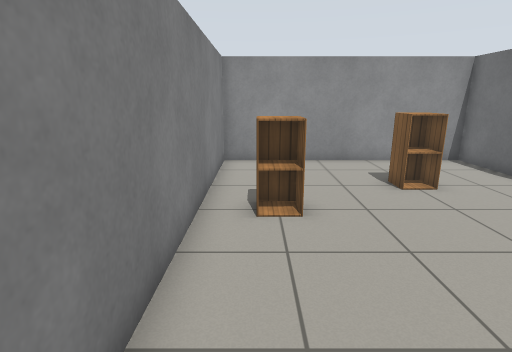
View 1 (above)

15 first-person views from a walk through a world built for the Gazebo simulator. The camera is 1.2 m above the floor, tilts 14° down and sees 80° across. The floor is counted in squares, 0.5 m on a side. Each view is taken from the middle of a square. On the plan, view 1 faces up. The plan holds only what a view shows up to about 19 squares ahead; the rest is blank. The robots in the file are not drawn. Gazebo's built-in surfaces are drawn with simple patterns.

View 2
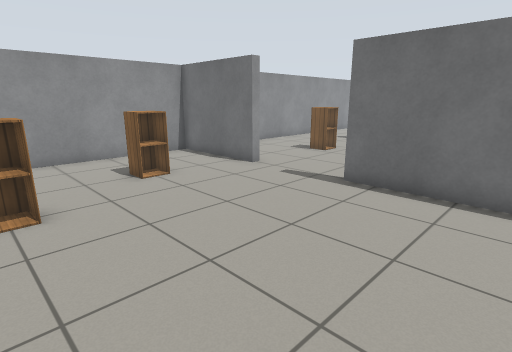

View 3
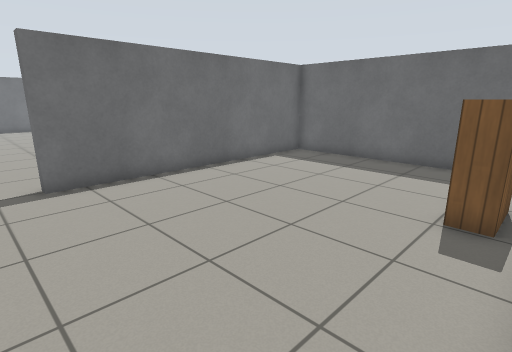

View 4
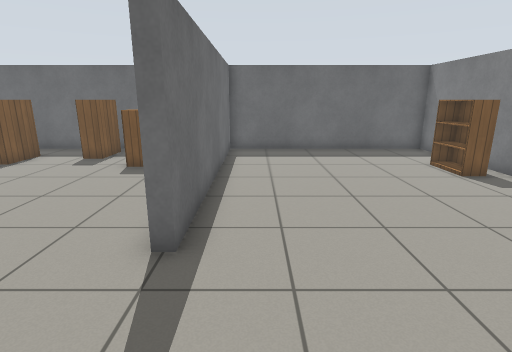

View 5
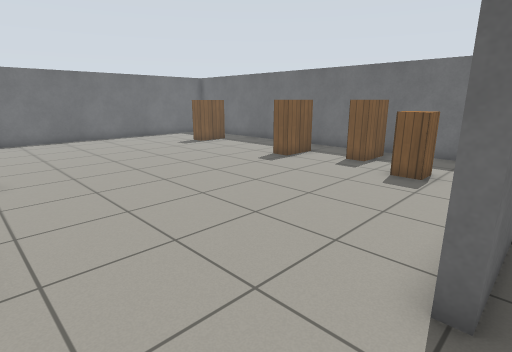

View 6
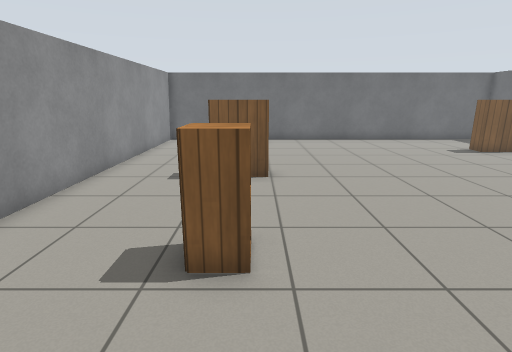

View 7
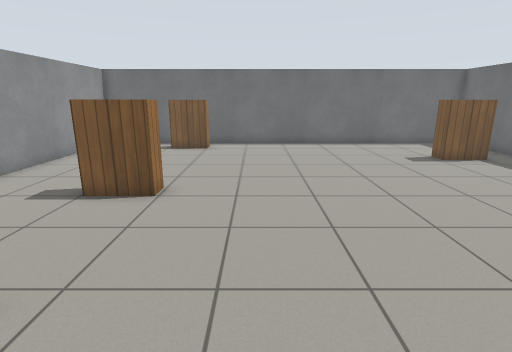

View 8
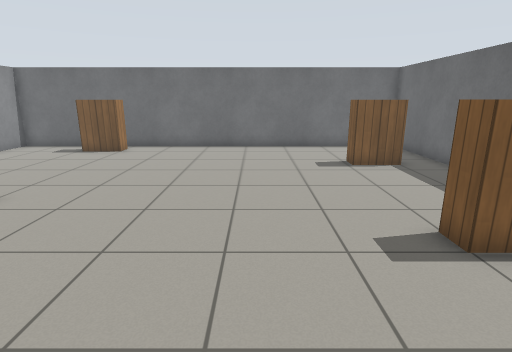

View 9
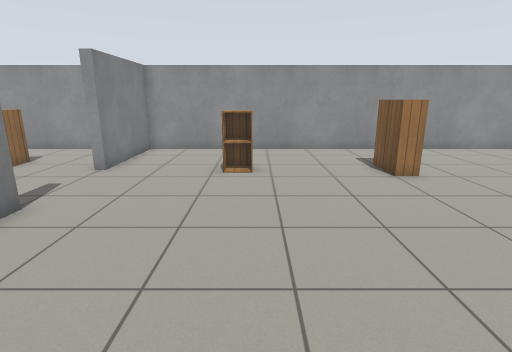

View 10
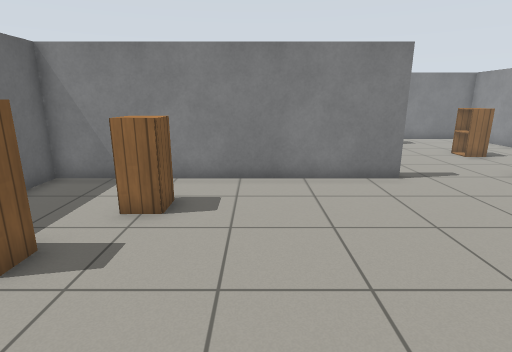

View 11
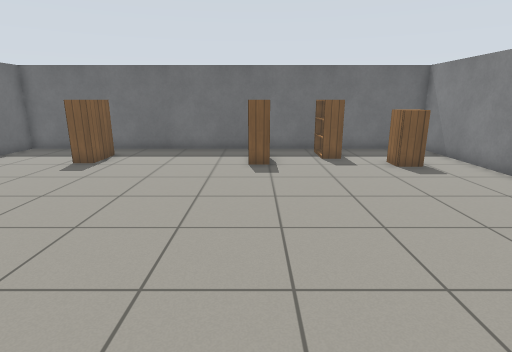

View 12
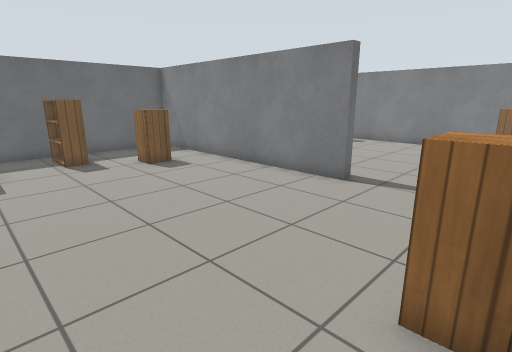

View 13
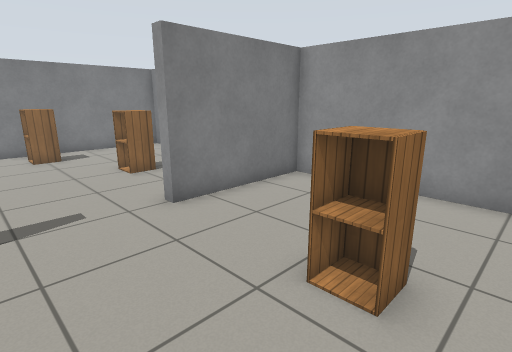

View 14
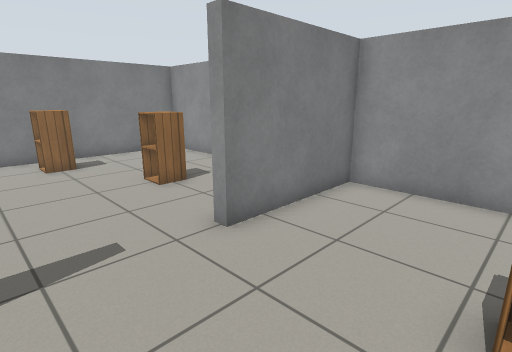

View 15
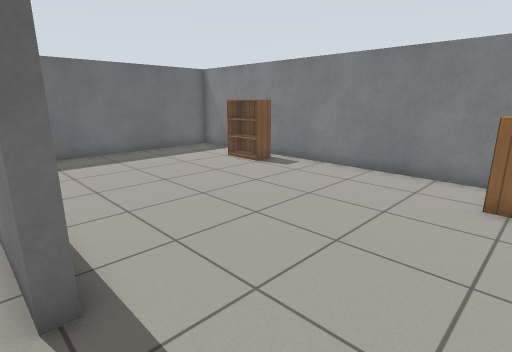

### Floor plan
Points are (right, up) in squares from view 1. A wall is a line through its corners. A room is listed if a view was taken in it or the views show most of it. See-through windows are left out.
Room 1 (views 1, 2, 3, 4, 5)
walls: (8.7, 7.5) (8.3, 7.5) (8.3, 12.3) (-1.3, 12.3) (-1.3, -7.3) (8.3, -7.3) (8.3, 3.5)
ways out: opening at (8, 5.5) to room 2
objects: bookshelf (0, -3) to (0, -2); cabinet (0, 6) to (1, 7); cabinet (4, 8) to (5, 9)
Room 2 (views 6, 7, 8, 9, 10, 11, 12, 13, 14, 15)
walls: (8.3, 3.5) (8.7, 3.5) (8.7, -7.3) (28.3, -7.3) (28.3, 12.3) (8.7, 12.3) (8.7, 7.5)
ways out: opening at (8, 5.5) to room 1
objects: cabinet (11, -4) to (12, -3); cabinet (13, 7) to (14, 8); bookshelf (14, -6) to (14, -5); bookshelf (17, -5) to (17, -4); bookshelf (19, 7) to (19, 8); bookshelf (24, -5) to (24, -4); bookshelf (27, 7) to (27, 8)

Where each view was taken, in squares from view 1:
view 1: 0 up, 0 right, facing up
view 2: 1 down, 0 right, facing up-right
view 3: 5 up, 1 left, facing down-right
view 4: 8 up, 7 right, facing down
view 5: 7 up, 8 right, facing down-right
view 6: 7 up, 9 right, facing right
view 7: 4 up, 11 right, facing right
view 8: 0 up, 12 right, facing right
view 9: 3 down, 14 right, facing up
view 10: 1 down, 18 right, facing left
view 11: 8 up, 17 right, facing down
view 12: 8 up, 17 right, facing down-left
view 13: 4 up, 15 right, facing up-left
view 14: 4 up, 13 right, facing up-left
view 15: 7 up, 9 right, facing down-left
